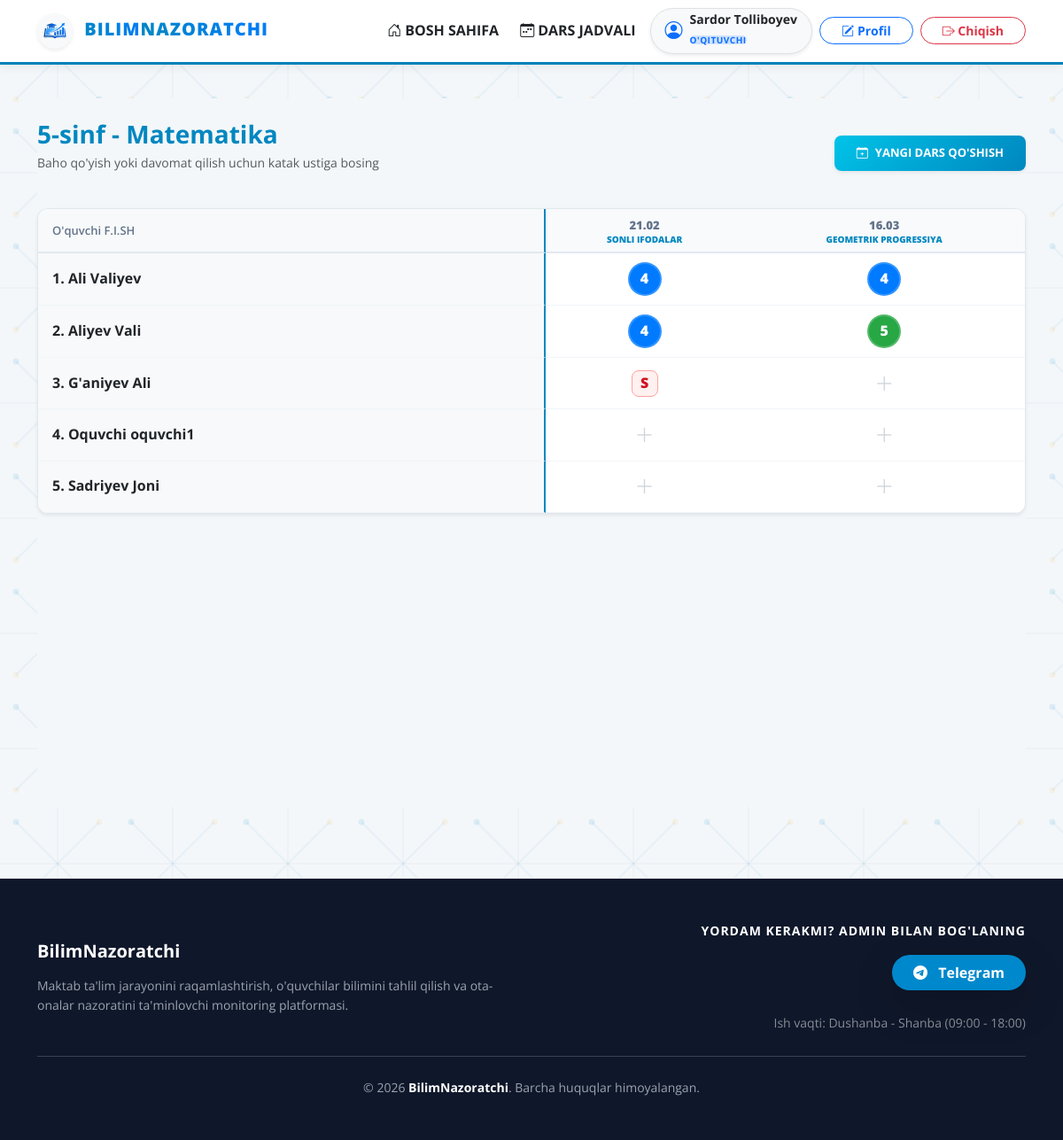
/oqituvchi/jurnal/1/ (signed in), run on an earlier commit of the app's database.
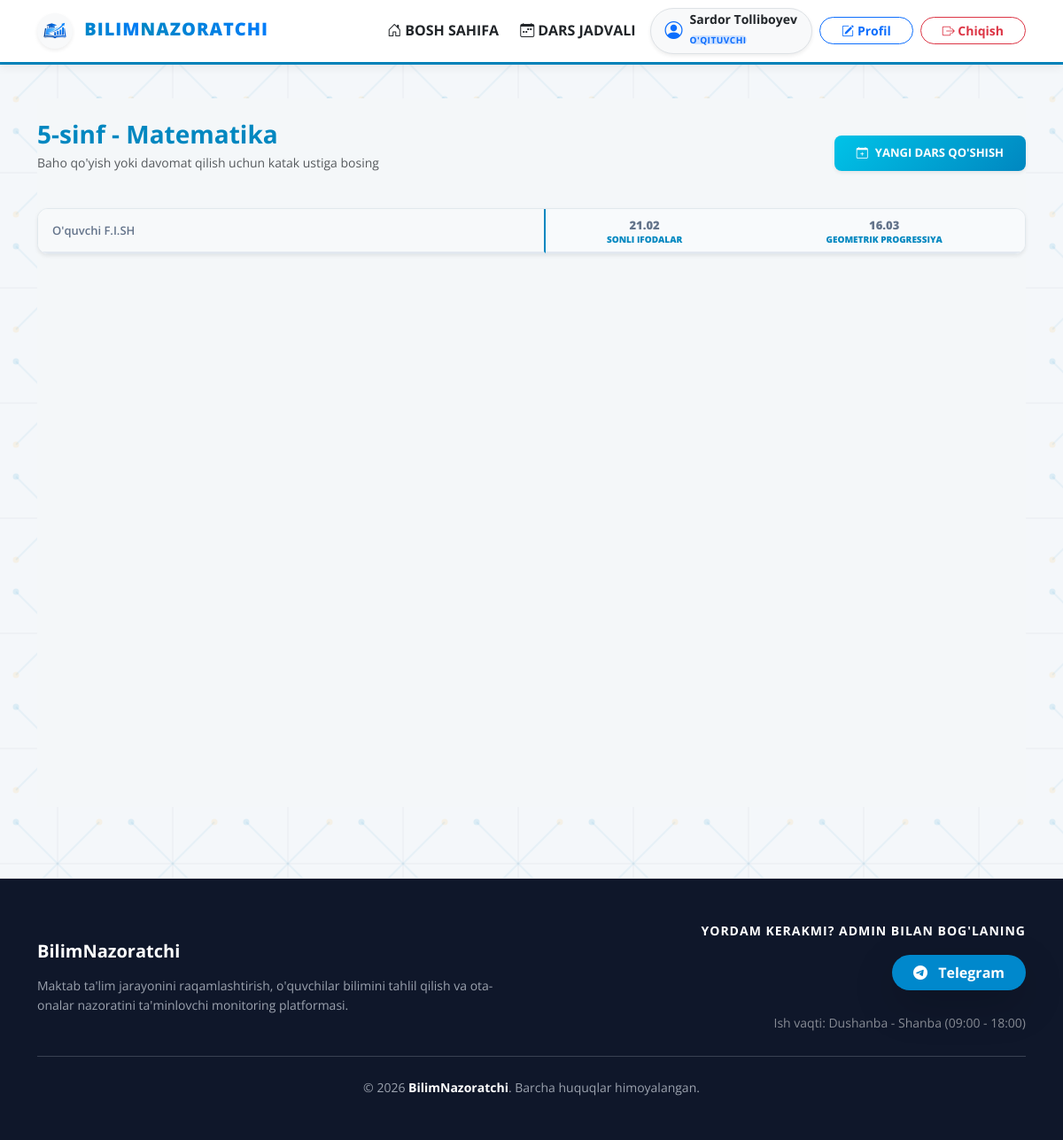
And on a later commit of the database.
### apps/hisoblar/models.py (models this page shows, shortened)
class Foydalanuvchi(AbstractUser):
    username = models.CharField(
        "Foydalanuvchi nomi (Login)",
        max_length=150,  # Django standarti bo'yicha 150 belgi
        unique=True,
        help_text="Majburiy. 150 tagacha belgi. Faqat harflar, raqamlar va @/./+/-/_ belgilari ruxsat etiladi.",
        validators=[UnicodeUsernameValidator()],
        error_messages={
            'unique': "Bunday foydalanuvchi nomi tizimda allaqachon mavjud. Iltimos, boshqa nom tanlang.",
        },
    )
    first_name = models.CharField("Ismi", max_length=150, blank=True)
    last_name = models.CharField("Familiyasi", max_length=150, blank=True)
    email = models.EmailField("Elektron pochta manzili", blank=True)
    is_active = models.BooleanField(
        "Faol",
        default=True,
        help_text="Foydalanuvchi faol bo'lsa, tizimdan foydalanishi mumkin. O'chirish o'rniga faolsizlantiring.",
    )
    is_staff = models.BooleanField(
        "Xodim holati",
        default=False,
        help_text="Belgilansa, foydalanuvchi admin (boshqaruv) paneliga kira oladi.",
    )
    is_superuser = models.BooleanField(
        "Super-admin holati",
        default=False,
        help_text="Belgilansa, foydalanuvchi barcha huquqlarga ega bo'ladi (alohida ruxsat berish shart emas).",
    )
    last_login = models.DateTimeField("Oxirgi kirish", blank=True, null=True)
    date_joined = models.DateTimeField("Ro'yxatdan o'tgan sana", default=timezone.now)
    ROL_TANLOVI = (
        ('admin', 'Administrator'),
        ('oqituvchi', "O'qituvchi"),
        ('oquvchi', "O'quvchi"),
        ('ota_ona', 'Ota-ona'),
    )
    rol = models.CharField(
        "Tizimdagi vazifasi",
        max_length=20,
        choices=ROL_TANLOVI,
        default='oquvchi',
        help_text="Foydalanuvchining saytdagi vakolatlarini belgilaydi."
    )
    telefon = models.CharField(
        "Telefon raqami",
        max_length=15,
        blank=True,
        null=True,
        help_text="Namuna: +998901234567"
    )
    telegram_id = models.CharField(
        "Telegram ID raqami",
        max_length=20,
        blank=True,
        null=True,
        help_text="Telegram bot orqali bildirishnomalar yuborish uchun kerak."
    )
    sinf = models.ForeignKey(
        'talim.Sinf',
        on_delete=models.SET_NULL,
        null=True,
        blank=True,
        related_name='sinfdagi_oquvchilar',
        verbose_name="Sinfi",
        help_text="O'quvchi qaysi sinfda o'qishini belgilang."
    )
    farzandi = models.ForeignKey(
        'self',
        on_delete=models.SET_NULL,
        null=True,
        blank=True,
        limit_choices_to={'rol': 'oquvchi'},  # Faqat o'quvchilarni tanlash imkoni
        related_name='ota_onasi',
        verbose_name="Biriktirilgan farzandi (O'quvchi)",
        help_text="Faqat ota-ona foydalanuvchisi uchun farzandini tanlang."
    )
    groups = models.ManyToManyField(
        "auth.Group",
        verbose_name="Guruhlar",
        blank=True,
        help_text="Foydalanuvchi biriktirilgan guruhlar ro'yxati.",
        related_name="user_set",
        related_query_name="user",
    )
    user_permissions = models.ManyToManyField(
        "auth.Permission",
        verbose_name="Foydalanuvchi huquqlari",
        blank=True,
        help_text="Ushbu foydalanuvchiga bevosita berilgan huquqlar.",
        related_name="user_set",
        related_query_name="user",
    )
    class Meta:
        db_table = 'foydalanuvchilar'  # Ma'lumotlar bazasidagi jadval nomi
        verbose_name = "Foydalanuvchi"
        verbose_name_plural = "Foydalanuvchilar"
        ordering = ['-date_joined']

### apps/talim/models.py (models this page shows, shortened)
class Taqsimot(models.Model):
    HAFTA_KUNLARI = (
        ("1", "Dushanba"),
        ("2", "Seshanba"),
        ("3", "Chorshanba"),
        ("4", "Payshanba"),
        ("5", "Juma"),
        ("6", "Shanba"),
    )
    oqituvchi = models.ForeignKey(
        settings.AUTH_USER_MODEL,
        on_delete=models.CASCADE,
        limit_choices_to={"rol": "oqituvchi"},
        related_name="biriktirilgan_darslari",
        verbose_name="Mas'ul o'qituvchi",
    )
    sinf = models.ForeignKey(
        Sinf,
        on_delete=models.CASCADE,
        related_name="dars_jadvali",
        verbose_name="Sinf",
    )
    fan = models.ForeignKey(Fan, on_delete=models.CASCADE, verbose_name="Fan")
    kun = models.CharField("Hafta kuni", max_length=1, choices=HAFTA_KUNLARI)
    soat = models.TimeField("Dars boshlanish vaqti")
    class Meta:
        db_table = "dars_taqsimotlari"
        verbose_name = "Dars taqsimoti"
        verbose_name_plural = "Darslar taqsimoti"
        unique_together = ("sinf", "kun", "soat")

class Sinf(models.Model):
    nomi = models.CharField("Sinf nomi", max_length=50, unique=True, help_text="Masalan: 9-A")
    SMENA_TANLOVI = (
        ("1", "1-smena (08:00-13:00)"),
        ("2", "2-smena (13:00-17:55)"),
    )
    smena = models.CharField(
        "Smena",
        max_length=1,
        choices=SMENA_TANLOVI,
        default="1",
        help_text="Sinf qaysi smenada o'qishini tanlang.",
    )
    class Meta:
        db_table = "sinflar"
        verbose_name = "Sinf"
        verbose_name_plural = "Sinflar"
        ordering = ["nomi"]

class Fan(models.Model):
    nomi = models.CharField("Fan nomi", max_length=100, unique=True)
    class Meta:
        db_table = "fanlar"
        verbose_name = "Fan"
        verbose_name_plural = "Fanlar"
        ordering = ["nomi"]

class Mavzu(models.Model):
    taqsimot = models.ForeignKey(
        Taqsimot,
        on_delete=models.CASCADE,
        related_name="mavzulari",
        verbose_name="Dars jadvali bandi",
    )
    mavzu_nomi = models.CharField("Dars mavzusi", max_length=255)
    uy_vazifasi = models.TextField("Uyga vazifa", blank=True, null=True)
    sana = models.DateField("Dars o'tilgan sana")
    class Meta:
        db_table = "dars_mavzulari"
        verbose_name = "Dars mavzusi"
        verbose_name_plural = "Dars mavzulari"
        unique_together = ("taqsimot", "sana")

class Baho(models.Model):
    oquvchi = models.ForeignKey(
        settings.AUTH_USER_MODEL,
        on_delete=models.CASCADE,
        related_name="baholari",
        limit_choices_to={"rol": "oquvchi"},
        verbose_name="O'quvchi",
    )
    mavzu = models.ForeignKey(
        Mavzu,
        on_delete=models.CASCADE,
        related_name="baholar_ruyxati",
        verbose_name="Dars mavzusi",
    )
    qiymati = models.PositiveSmallIntegerField(
        "Baho",
        validators=[MinValueValidator(1), MaxValueValidator(5)],
        help_text="1 dan 5 gacha bo'lgan raqam",
    )
    izoh = models.CharField("O'qituvchi fikri", max_length=255, blank=True, null=True)
    class Meta:
        db_table = "baholar"
        verbose_name = "Baho"
        verbose_name_plural = "Baholar"
        unique_together = ("oquvchi", "mavzu")

### apps/talim/views.py (the view, shortened to what this page needs)
# urls.py: path('oqituvchi/jurnal/<int:taqsimot_id>/', oqituvchi_jurnal_view, name='jurnal'),
@login_required
def oqituvchi_jurnal_view(request, taqsimot_id):
    foydalanuvchi = request.user
    if foydalanuvchi.rol != 'oqituvchi' and not foydalanuvchi.is_staff:
        return redirect('talim:bosh_sahifa')
    if foydalanuvchi.is_staff and foydalanuvchi.rol != 'oqituvchi':
        taqsimot = get_object_or_404(Taqsimot, id=taqsimot_id)
    else:
        taqsimot = get_object_or_404(Taqsimot, id=taqsimot_id, oqituvchi=foydalanuvchi)
    sinf_oquvchilari = Foydalanuvchi.objects.filter(sinf=taqsimot.sinf, rol='oquvchi').order_by('first_name')
    mavzular = Mavzu.objects.filter(taqsimot=taqsimot).order_by('sana')
    for oquvchi in sinf_oquvchilari:
        baho_lugati = {}
        for b in Baho.objects.filter(oquvchi=oquvchi, mavzu__taqsimot=taqsimot):
            baho_lugati[b.mavzu_id] = b
        oquvchi.tayyor_baholar = baho_lugati
        davomat_lugati = {}
        for d in Davomat.objects.filter(oquvchi=oquvchi, mavzu__taqsimot=taqsimot):
            davomat_lugati[d.mavzu_id] = d
        oquvchi.tayyor_davomat = davomat_lugati
    return render(request, 'oqituvchi/jurnal.html', {
        'taqsimot': taqsimot,
        'oquvchilar': sinf_oquvchilari,
        'mavzular': mavzular,
    })

### templates/oqituvchi/jurnal.html (shortened to what this page needs)
{% extends 'base.html' %}
{% load static %}
{% load custom_filters %}
{% block extra_css %}
    <link rel="stylesheet" href="{% static 'css/oqituvchi.css' %}?v=20260317">
{% endblock %}
{% block content %}
<div class="jurnal-page py-4">
    <div class="d-flex justify-content-between align-items-center mb-4">
        <div>
            <h3 class="fw-bold mb-1" style="color: var(--em-blue);">
                {{ taqsimot.sinf.nomi }} - {{ taqsimot.fan.nomi }}
            </h3>
            <p class="text-muted small">Baho qo'yish yoki davomat qilish uchun katak ustiga bosing</p>
        </div>
        <button class="btn btn-em-primary shadow-sm" data-bs-toggle="modal" data-bs-target="#yangiMavzuModal">
            <i class="bi bi-calendar-plus me-2"></i>Yangi dars qo'shish
        </button>
    </div>
    <div class="jurnal-card shadow-sm">
        <div class="table-responsive jurnal-table-wrap">
            <table class="table table-jurnal mb-0">
                <thead>
                    <tr>
                        <th class="sticky-col align-middle px-3">O'quvchi F.I.SH</th>
                        {% for mavzu in mavzular %}
                        <th class="mavzu-cell py-2">
                            <span>{{ mavzu.sana|date:"d.m" }}</span><br>
                            <small class="mavzu-title" title="{{ mavzu.mavzu_nomi }}">{{ mavzu.mavzu_nomi }}</small>
                        </th>
                        {% endfor %}
                    </tr>
                </thead>
                <tbody>
                    {% for oquvchi in oquvchilar %}
                    <tr>
                        <td class="sticky-col text-start ps-3 fw-bold text-dark" title="{{ oquvchi.get_full_name|default:oquvchi.username }}">
                            {{ forloop.counter }}. {{ oquvchi.get_full_name|default:oquvchi.username }}
                        </td>
                        {% for mavzu in mavzular %}
                        <td>
                            {% with baho=oquvchi.tayyor_baholar|get_item:mavzu.id davomat=oquvchi.tayyor_davomat|get_item:mavzu.id %}
                                {% if baho %}
                                    <div class="grade-badge grade-{{ baho.qiymati }}"
                                         data-bs-toggle="modal" data-bs-target="#bahoModal{{ oquvchi.id }}_{{ mavzu.id }}">
                                        {{ baho.qiymati }}
                                    </div>
                                {% elif davomat and not davomat.keldi %}
                                    <div class="attendance-absent"
                                         data-bs-toggle="modal" data-bs-target="#bahoModal{{ oquvchi.id }}_{{ mavzu.id }}">
                                        S
                                    </div>
                                {% else %}
                                    <button class="btn-add-grade" data-bs-toggle="modal" data-bs-target="#bahoModal{{ oquvchi.id }}_{{ mavzu.id }}">
                                        <i class="bi bi-plus-lg"></i>
                                    </button>
                                {% endif %}
                            {% endwith %}
                        </td>
                        {% endfor %}
                    </tr>
                    {% endfor %}
                </tbody>
            </table>
        </div>
    </div>
</div>
{% endblock %}

### templates/base.html (shortened to what this page needs)
{% load static %}
<!DOCTYPE html>
<html lang="uz">
<head>
    <link href="https://cdn.jsdelivr.net/npm/bootstrap@5.3.0/dist/css/bootstrap.min.css" rel="stylesheet">
    <link rel="stylesheet" href="https://cdn.jsdelivr.net/npm/bootstrap-icons@1.11.1/font/bootstrap-icons.css">
    <link rel="stylesheet" href="{% static 'css/style.css' %}?v=20260316">
    {% block extra_css %}{% endblock %}
</head>
<body class="d-flex flex-column min-vh-100">
    <header class="sticky-top">
        {% include 'include/navbar.html' %}
    </header>
    <main class="flex-grow-1">
        <div class="container mt-2 bn-page">
            {% block content %}{% endblock %}
        </div>
    </main>
    {% include 'include/footer.html' %}
</body>
</html>

### templates/include/navbar.html (shortened to what this page needs)
{% load static %}
<nav class="navbar navbar-expand-lg navbar-em shadow-sm">
  <div class="container">
    <a class="navbar-brand fw-bold text-dark bn-brand"
       href="{% if user.is_authenticated %}{% url 'talim:bosh_sahifa' %}{% else %}{% url 'talim:landing' %}{% endif %}">
      <img src="{% static 'img/logo.png' %}" alt="Logo" width="40" height="40"
           class="me-2 rounded-circle bg-light p-1 shadow-sm">
      <span class="bn-brand-a">BILIM</span><span class="bn-brand-b">NAZORATCHI</span>
    </a>
    <div class="collapse navbar-collapse" id="bilimNavbar">
      <ul class="navbar-nav ms-auto align-items-center gap-2">
        <li class="nav-item">
          <a class="nav-link text-dark fw-bold d-flex align-items-center" href="{% url 'talim:landing' %}">
            <i class="bi bi-house-door me-1"></i>
            BOSH SAHIFA
          </a>
        </li>
        {% if user.is_authenticated %}
          <li class="nav-item">
            <a class="nav-link text-dark fw-bold d-flex align-items-center" href="{% url 'talim:haftalik_dars_jadvali' %}">
              <i class="bi bi-calendar-week me-1"></i>
              DARS JADVALI
            </a>
          </li>
          <li class="nav-item">
            <div class="d-flex align-items-center bg-light px-3 py-1 rounded-pill border shadow-sm">
              <i class="bi bi-person-circle text-primary me-2 fs-5"></i>
              <div class="text-start">
                <span class="d-block fw-bold small text-dark bn-user-name">
                  {{ user.get_full_name|default:user.username }}
                </span>
                <span class="badge bg-primary-subtle text-primary p-0 small bn-role-badge">
                  {{ user.get_rol_display }}
                </span>
              </div>
            </div>
          </li>
          <li class="nav-item">
            <a class="btn btn-sm btn-outline-primary px-4 rounded-pill fw-bold d-flex align-items-center"
               href="{% url 'hisoblar:shaxsiy_profil_tahrir' %}">
              <i class="bi bi-pencil-square me-1"></i>
              Profil
            </a>
          </li>
          <li class="nav-item">
            <form action="{% url 'hisoblar:logout' %}" method="post" class="d-inline">
              <button type="submit" class="btn btn-sm btn-outline-danger px-4 rounded-pill fw-bold">
                <i class="bi bi-box-arrow-right"></i>
                Chiqish
              </button>
            </form>
          </li>
        {% else %}
          <li class="nav-item">
            <a class="btn btn-em-primary px-4 rounded-pill fw-bold shadow-sm" href="{% url 'hisoblar:login' %}">
              Kirish
            </a>
          </li>
        {% endif %}
      </ul>
    </div>
  </div>
</nav>

### templates/include/footer.html
<footer class="footer-main py-5 border-top">
  <div class="container">
    <div class="row align-items-center">
      <div class="col-md-6 text-center text-md-start mb-4 mb-md-0">
        <h5 class="fw-bold text-white mb-3">BilimNazoratchi</h5>
        <p class="small mb-0 footer-text">
          Maktab ta'lim jarayonini raqamlashtirish, o'quvchilar bilimini tahlil qilish va ota-onalar nazoratini
          ta'minlovchi monitoring platformasi.
        </p>
      </div>
      <div class="col-md-6 text-center text-md-end">
        <p class="text-white small mb-3 fw-bold text-uppercase footer-kicker">Yordam kerakmi? Admin bilan bog'laning</p>
        <a href="https://t.me/Sardor_Tolliboyev" target="_blank" rel="noopener"
           class="btn btn-primary px-4 py-2 rounded-pill fw-bold shadow-lg footer-telegram-btn">
          <i class="bi bi-telegram me-2"></i> Telegram
        </a>
        <div class="mt-4">
          <small class="text-white-50">Ish vaqti: Dushanba - Shanba (09:00 - 18:00)</small>
        </div>
      </div>
    </div>
    <hr class="my-4 footer-divider">
    <div class="row small text-center">
      <div class="col-12">
        <p class="mb-0 footer-copy">
          &copy; 2026 <span class="text-white fw-bold">BilimNazoratchi</span>. Barcha huquqlar himoyalangan.
        </p>
      </div>
    </div>
  </div>
</footer>

What changed in the data, as far as the page shows it:
removed Foydalanuvchi: get_full_name "Ali Valiyev"
removed Baho: qiymati "4"
removed Baho: qiymati "4"
removed Foydalanuvchi: get_full_name "Aliyev Vali"
removed Baho: qiymati "4"
removed Baho: qiymati "5"
removed Foydalanuvchi: get_full_name "G'aniyev Ali"
removed Foydalanuvchi: get_full_name "Oquvchi oquvchi1"
removed Foydalanuvchi: get_full_name "Sadriyev Joni"
